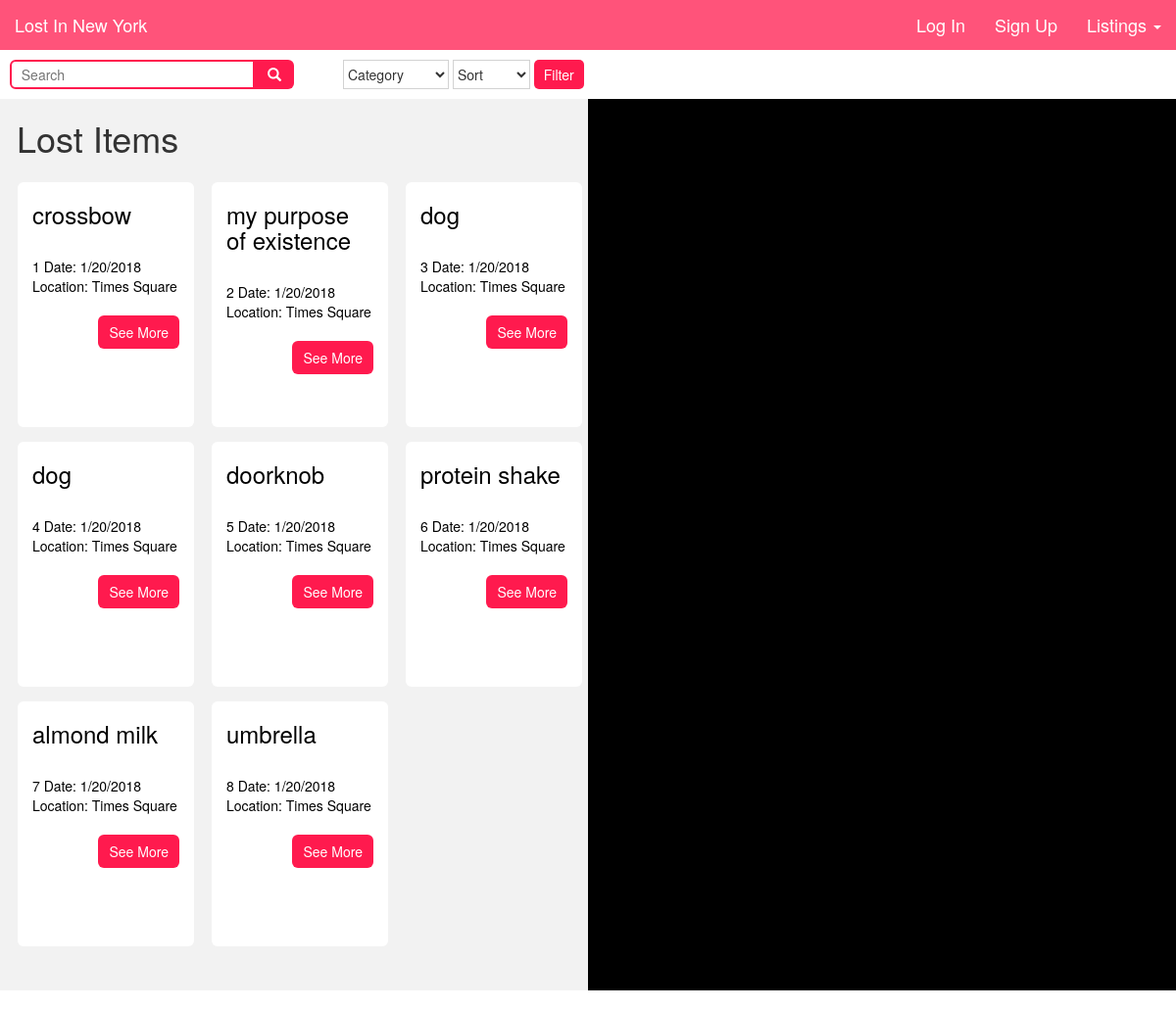
The app's page /lost_postings, older data.
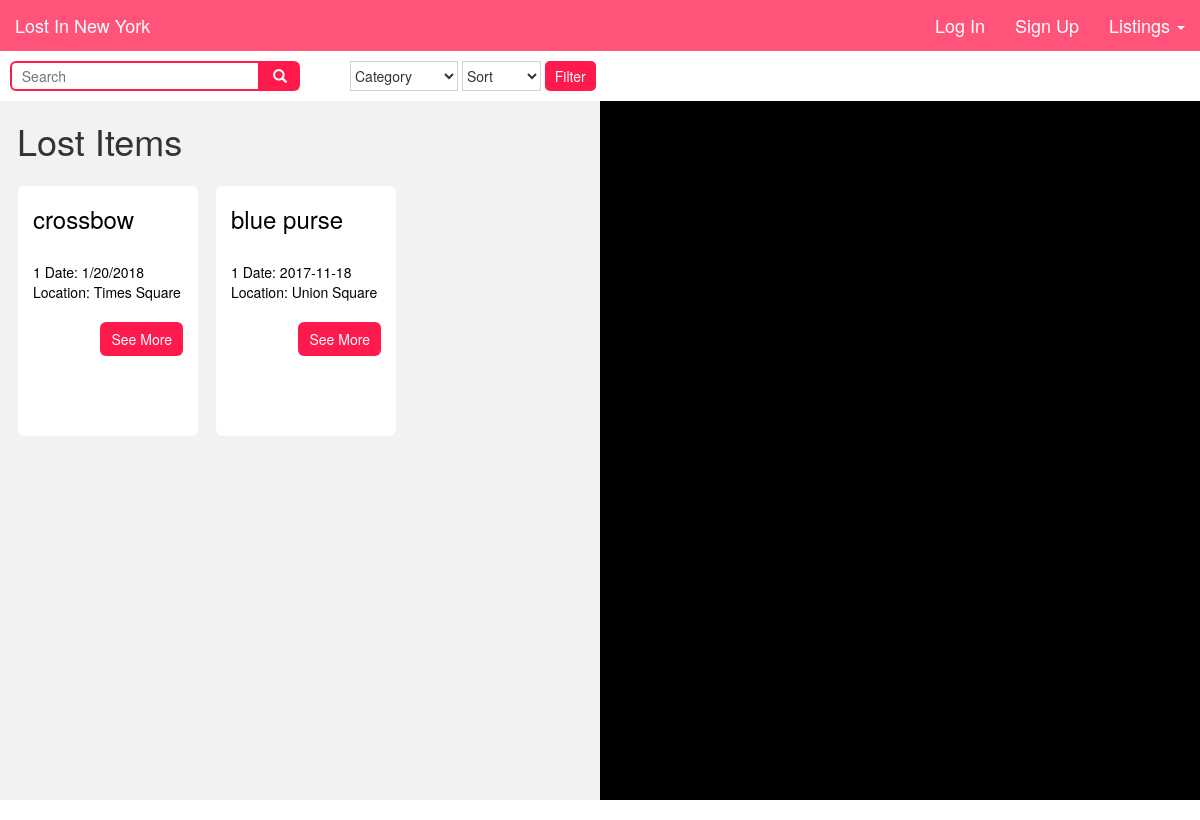
The same page, newer data.
### tables this page shows
CREATE TABLE "lost_items" (
	`id`	INT,
	`item`	TEXT,
	`description`	TEXT,
	`category`	TEXT,
	`account_id`	INT,
	`location`	TEXT,
	`lat`	FLOAT,
	`long`	FLOAT,
	`date`	TEXT
);

### app.py (the view)
@app.route('/lost_postings', methods=['GET', 'POST'])
def list_lost_items():
    list = database.item_listings('lost')
    unique_locations = database.find_unique_locations('lost')
    if not session.get('username'):
        return render_template("lost_postings.html", loggedIn=False, api_key=map_api_key, listings=list, unique=unique_locations)
    else:
        return render_template("lost_postings.html", loggedIn=True, api_key=map_api_key, listings=list, unique=unique_locations)

### util/database.py (called while the page is built)
def item_listings(lost_found):
    db = sqlite3.connect("data/lost_and_found.db")
    c = db.cursor()
    a = 'SELECT * FROM ' + lost_found + '_items'
    x = c.execute(a)
    item_list = []
    for bar in x:
        item_id = bar[0]
        item_name = bar[1]
        item_desc = bar[2]
        item_cat = bar[3]
        item_lat = bar[6]
        item_long = bar[7]
        item_location = bar[5]
        item_date = bar[8]
        item = {}
        item['item_id'] = item_id
        item['item_cat'] = item_cat
        item['item_name'] = item_name
        item['item_desc'] = item_desc
        item['item_lat'] = item_lat
        item['item_long'] = item_long
        item['item_location'] = item_location
        item['item_date'] = item_date
        item_list.append(item)
    db.commit()
    db.close()
    return item_list

def find_unique_locations(lost_found):
    db = sqlite3.connect("data/lost_and_found.db")
    c = db.cursor()
    a = 'SELECT lat, long FROM ' + lost_found + '_items'
    x = c.execute(a)
    locations = []
    for loc in x:
        if (loc not in locations):
            locations.append(loc)
    return locations

### templates/lost_postings.html (shortened to what this page needs)
{% extends "base.html" %}
{% block content %}
<div class="filter">
  <form action="/lost_postings" method="POST">
    <div id="search-wrapper">
      <input type="text" placeholder="  Search" onkeyup= "myFunction()" name="search" id="search-input">
      <button type="button" id="search-btn" name="submit-search" value="searched">
        <span class="glyphicon glyphicon-search"></span>
      </button>
    </div>
    <div id="white-block"></div>
    <select class="filterdrop" name="category">
      <option value="none">Category</option>
    </select>
    <select class="filterdrop" name="date">
      <option value="none">Sort</option>
    </select>
    <input id="filterbtn" type="submit" name="filter" value="Filter">
  </form>
</div>
<div id="overflow">
    <div class="postings">
      <h1 style="padding-left:17px;"> Lost Items</h1>
      {% for item in listings %}
        <div id="post-container">
          <h3>{{item['item_name']}}</h3><br> {{item['item_id']}}
          Date: {{item['item_date']}}<br>
          Location: {{item['item_location']}}<br><br>
          <form action="/single_posting" method="POST">
            <input type="submit" class="btn" style="float:right;" name="single_post" value="See More">
          </form>
        </div>
      {% endfor %}
    </div>
  <div id="sidemap"></div>
</div>
{% endblock %}

Row changes from the older to the newer data that the page shows:
removed lost_items: item_name "dog", item_id "3", item_date "1/20/2018", item_location "Times Square"
removed lost_items: item_name "dog", item_id "4", item_date "1/20/2018", item_location "Times Square"
removed lost_items: item_name "doorknob", item_id "5", item_date "1/20/2018", item_location "Times Square"
removed lost_items: item_name "protein shake", item_id "6", item_date "1/20/2018", item_location "Times Square"
removed lost_items: item_name "almond milk", item_id "7", item_date "1/20/2018", item_location "Times Square"
removed lost_items: item_name "umbrella", item_id "8", item_date "1/20/2018", item_location "Times Square"
changed lost_items: item_name "my purpose of existence" → "blue purse"; item_id "2" → "1"; item_date "1/20/2018" → "2017-11-18"; item_location "Times Square" → "Union Square"
